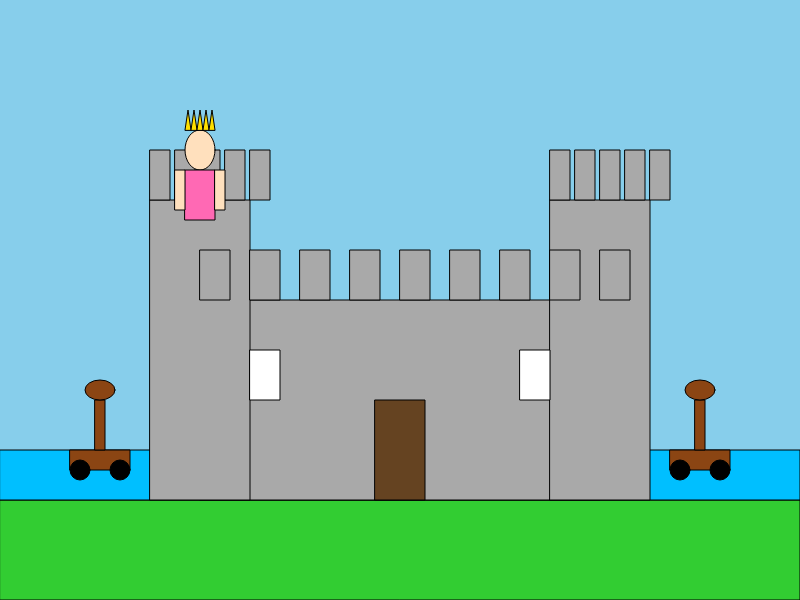
Frame 1 (no input)
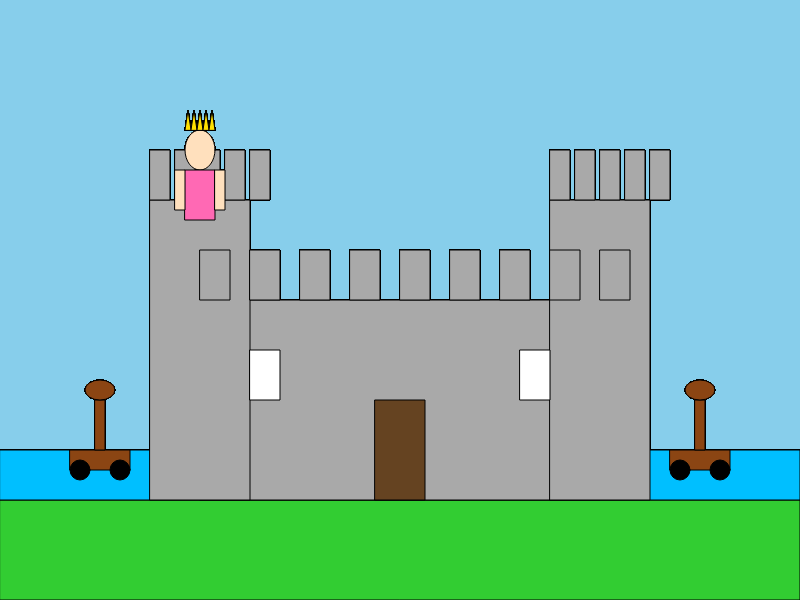
Frame 60 (no input)
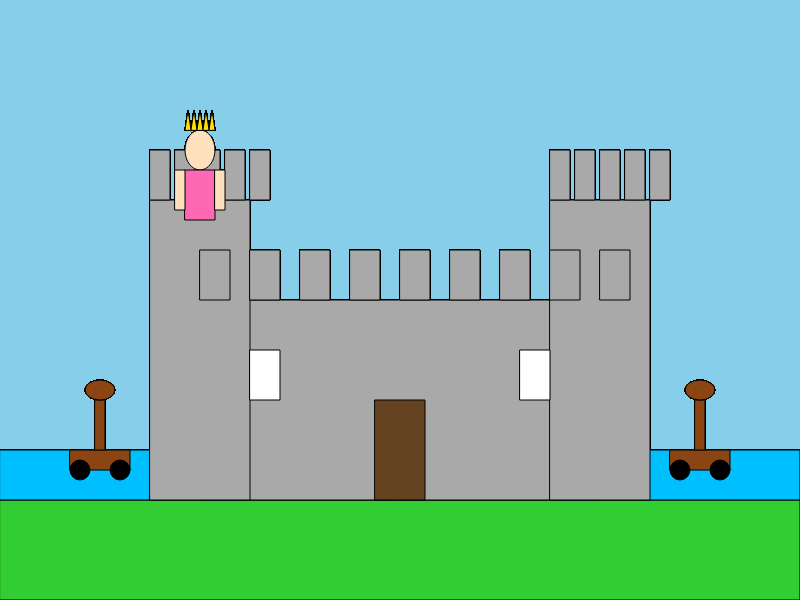
Frame 120 (the mouse pressed at the canvas centre since frame 60)

The p5.js sketch that drew these frames (run headless with seeded random() and noise() and a simulated clock; from frame 60 on, the mouse is pressed at the canvas centre):

// p5.js sketch
// ── sketch.js
function setup() {
  createCanvas(800, 600);
  background(135, 206, 235); // Couleur du ciel
}

function draw() {
  // Sol
  fill(50, 205, 50);
  rect(0, height - 100, width, 100);

  // Douves
  fill(0, 191, 255);
  rect(0, height - 150, width, 50);

  // Murs du château
  fill(169, 169, 169);
  rect(200, 300, 400, 200);

  // Tours du château
  rect(150, 200, 100, 300);
  rect(550, 200, 100, 300);

  // Créneaux sur les murs
  for (let i = 200; i <= 600; i += 50) {
    rect(i, 250, 30, 50);
  }

  // Créneaux sur la tour gauche
  for (let i = 150; i <= 250; i += 25) {
    rect(i, 150, 20, 50);
  }

  // Créneaux sur la tour droite
  for (let i = 550; i <= 650; i += 25) {
    rect(i, 150, 20, 50);
  }

  // Porte
  fill(101, 67, 33);
  rect(375, 400, 50, 100);

  // Fenêtres
  fill(255);
  rect(250, 350, 30, 50);
  rect(520, 350, 30, 50);

  // Catapultes
  drawCatapult(100, 450);
  drawCatapult(700, 450);

  // Princesse
  drawPrincess(200, 150);
}

function drawCatapult(x, y) {
  // Base de la catapulte
  fill(139, 69, 19);
  rect(x - 30, y, 60, 20);

  // Bras de la catapulte
  rect(x - 5, y - 50, 10, 50);

  // Seau de la catapulte
  ellipse(x, y - 60, 30, 20);

  // Roues de la catapulte
  fill(0);
  ellipse(x - 20, y + 20, 20, 20);
  ellipse(x + 20, y + 20, 20, 20);
}

function drawPrincess(x, y) {
  // Tête
  fill(255, 224, 189);
  ellipse(x, y, 30, 40);

  // Corps
  fill(255, 105, 180);
  rect(x - 15, y + 20, 30, 50);

  // Bras
  fill(255, 224, 189);
  rect(x - 25, y + 20, 10, 40);
  rect(x + 15, y + 20, 10, 40);

  // Couronne avec plusieurs dents
  fill(255, 223, 0);
  let crownWidth = 30;
  let crownHeight = 20;
  let numTeeth = 5;
  let toothWidth = crownWidth / numTeeth;
  let crownY = y - 20;

  for (let i = 0; i < numTeeth; i++) {
    let toothX = x - crownWidth / 2 + i * toothWidth;
    triangle(toothX, crownY, toothX + toothWidth / 2, crownY - crownHeight, toothX + toothWidth, crownY);
  }
}
